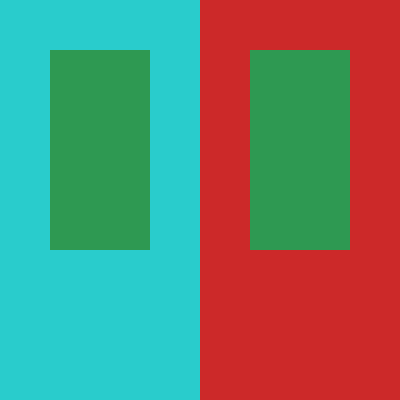
Frame 1 (no input)
Frame 60 (no input): identical to frame 1, image omitted
Frame 120 (the mouse pressed at the canvas centre since frame 60): identical to frame 1, image omitted

The p5.js sketch that drew this single still picture (run headless with seeded random() and noise() and a simulated clock; from frame 60 on, the mouse is pressed at the canvas centre):

// p5.js sketch
// ── sketch.js
///
/// Albers contrast squares
/// by Evan Raskob <e.raskob@gold.ac.uk>
//
/// - Demonstrating using HSB colour mode in p5js.
/// - Learning about saturation, lightness and hue using
///     background contrast.


// Colours for right square, left square, and 
// centre square that sits in both.
// NOTE: these are of object type p5.Color

let leftColor, rightColor, centreColor;


function setup() {
  createCanvas(400, 400);
  
  // We can use HSB mode as follows 
  // from (https://p5js.org/reference/#/p5/colorMode):
  // Setting colorMode(HSB) lets you use the HSB system instead.
  // By default, this is colorMode(HSB, 360, 100, 100, 1). 
  // You can also use HSL instead of HSB.

  colorMode(HSB);

  let leftHueAngle = 180; // set this to something fun. 0 is red.

  // Offset for right square colour: some fraction of 
  // a circle. 180 is opposite color, 360 goes back to the same 
  // colour (360 rotation)
  let hueAngleOffset = 360/2; 

  leftColor = color(leftHueAngle, 80, 80);
  rightColor = color(leftHueAngle + hueAngleOffset, 80, 80);

  ///
  /// ----------EXERCISE FOR YOU TO DO---------------------------
  /// Try changing this to change the centre squares until
  /// they both look like different colours. Find 2 combinations
  /// of colours for outer and centre squares. What parameters
  /// worked best, and why?

  centreColor = color(140, 70, 60);

  /// ----------More advanced------------------------------------
  /// You can add slider GUI (graphical user interface) elements
  /// to help chose colours instead of typing them in.
  /// See: https://p5js.org/examples/dom-slider.html
  /// Create 3 sliders, one for each of hue angle, saturation, and value
  /// that you use in the color(hue, saturation, value) above.
  /// Make sure to use text() or console.log() to print out the values
  /// when you find one you like!
  
  /// ---------Even more advanced-------------------------------- 
  /// Use a button to display or print out or even save values you like:
  /// https://p5js.org/examples/dom-input-and-button.html

  
  ///-----OTHER WAYS TO DO THIS--------------------------------------------------------
  /// There's another way to do this using ES6 syntax...
  /// uncomment the code below to use it.
  /// For this cool trick -- write a string as `my string` and you
  /// can put a variable in it using ${variable}
  /// https://developer.mozilla.org/en-US/docs/Web/JavaScript/Reference/Template_literals
  
  /// hsl color is a string with hue angle (0-360),
  /// saturation (0-100%), value (0-100%)
  
  // leftColor = color(`hsl(${leftHueAngle}, 80%, 80%)`);
  
  // right colour is complimentary (180 degrees away form leftHue)
  //rightColor = color(`hsl(${leftHueAngle+hueAngleOffset}, 80%, 80%)`);
  
  // EXERCISE:
  // try changing this to change the centre squares
  // centreColor = color(`hsl(140, 70%, 60%)`);
  ///-------------------------------------------------------------

}

function draw() {
  background(0);
  
  noStroke();
  rectMode(CORNER);
  fill(leftColor);
  rect(0,0,width/2,height);
  fill(rightColor);
  rect(width/2,0,width/2,height);  
  
  // Draw a smaller rectangle (of a single colour) in the middle 
  // of both squares and experiment with centreColour (above) 
  // until you find a colour that looks different in both but is
  // actually the same colour. What did you change? Share the value.
    
  fill(centreColor);
  rect(width/8, height/8, width/4, height/2);  
  rect(width/2+width/8, height/8, width/4, height/2);   
}
